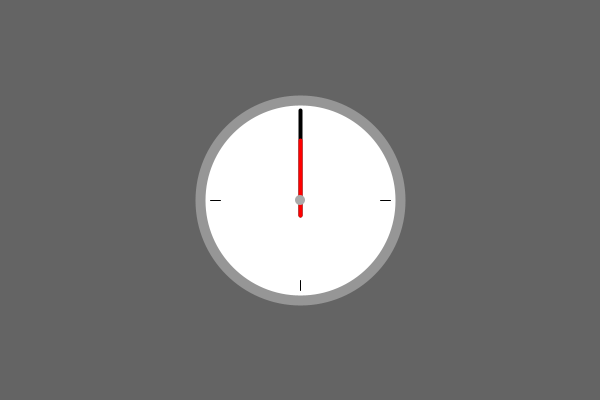
Frame 1 (no input)
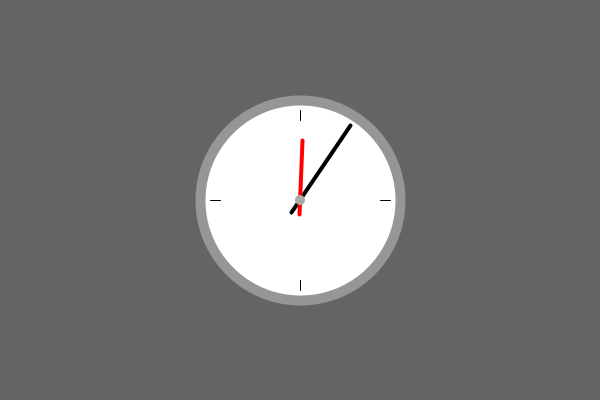
Frame 60 (the mouse pressed at the canvas centre just before this capture)
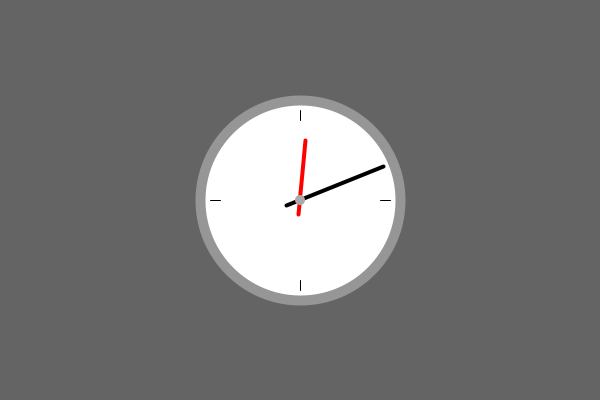
Frame 120 (the mouse held since frame 60 and released just before this capture)

The Processing sketch that drew these frames (run headless with seeded random() and noise(); from frame 60 on, the mouse is pressed at the canvas centre):

// Processing sketch: relogio
// ── relogio.pde
float angM, angH, spd;

void setup(){
  size(600,400);
  spd = 0.01; //aprox 10 segundos para 1 volta do ponteiro dos minutos
  angH = angM = 0;
}

void draw(){
  background(100);
  // o que for desenhado por último aparece por cima, portanto começamos com o círculo base do relógio
  stroke(150);
  strokeWeight(10);
  fill(255);
  ellipse(width/2,height/2,200,200);
  
  // marcações das horas
  stroke(0);
  strokeWeight(1);
  line(width/2,height/2-90,width/2,height/2-80);
  line(width/2-90,height/2,width/2-80,height/2);
  line(width/2,height/2+80,width/2,height/2+90);
  line(width/2+90,height/2,width/2+80,height/2);
  
  // ponteiro dos minutos
  pushMatrix();
  stroke(0);
  strokeWeight(4);
  translate(width/2,height/2);
  rotate(angM);
  translate(-width/2,-height/2);
  line(width/2,height/2+15,width/2,height/2-90);
  angM += spd;
  popMatrix();
  
  // ponteiro das horas
  pushMatrix();
  translate(width/2,height/2);
  rotate(angH);
  translate(-width/2,-height/2);
  stroke(255,0,0);
  strokeWeight(4);
  line(width/2,height/2+15,width/2,height/2-60);
  angH += spd/(12);
  popMatrix();
  
  // por último o pino
  noStroke();
  fill(170);
  ellipse(width/2,height/2,10,10);
}
